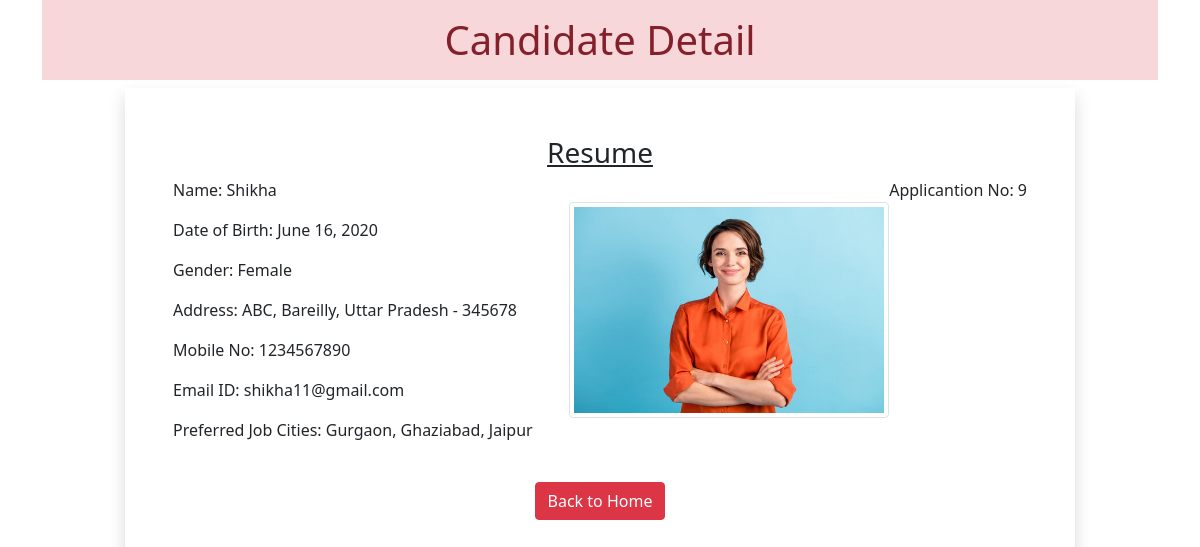
Screenshot of /9 with the database file from the repository.
### myapp/models.py (models this page shows)
class resume(models.Model):
 name = models.CharField(max_length=100)
 dob = models.DateField(auto_now=False, auto_now_add=False)
 gender = models.CharField(max_length=100)
 locality = models.CharField(max_length=100)
 city = models.CharField(max_length=100)
 pin = models.PositiveIntegerField()
 state = models.CharField(choices=state_choices, max_length=50)
 mobile = models.PositiveIntegerField(max_length=10)
 email = models.EmailField()
 job_city = models.CharField(max_length=50)
 profile_image = models.ImageField(upload_to='profileimg', blank=True)
 my_file = models.FileField(upload_to='doc', blank=True)

### myapp/views.py (the view)
# urls.py: path('<int:pk>', views.CandidateView.as_view(), name='candidate'),
class CandidateView(View):
 def get(self, request, pk):
  candidate = resume.objects.get(pk=pk)
  return render(request, 'candidate.html', {'candidate':candidate})

### myapp/templatetags/filter.py (called while the page is built)
@register.filter(name='remove_special')
def remove_chars(value, arg):
 for character in arg:
  value = value.replace(character, "")
 return value

### myapp/templates/candidate.html (shortened to what this page needs)
<!DOCTYPE html>
{% load filter %}
<html lang="en">
<head>
  <link href="https://cdn.jsdelivr.net/npm/bootstrap@5.0.0-beta2/dist/css/bootstrap.min.css" rel="stylesheet">
</head>
<body>
  <div class="container">
   <h1 class="alert-danger text-center p-3">Candidate Detail</h1>
   <div class="row">
    <div class="col-sm-10 shadow p-5 offset-sm-1">
     <h3 class="text-center"><u>Resume</u></h3>
     <p class="float-end">Applicantion No: {{candidate.id}}</p>
     <img src="{{candidate.profile_image.url}}" alt="" class="img-fluid img-thumbnail float-end mt-4 " width="320" height="320">
     <p>Name: {{candidate.name}}</p>
     <p>Date of Birth: {{candidate.dob}}</p>
     <p>Gender: {{candidate.gender}}</p>
     <p>Address: {{candidate.locality}}, {{candidate.city}}, {{candidate.state}} - {{candidate.pin}}</p>
     <p>Mobile No: {{candidate.mobile}}</p>
     <p>Email ID: {{candidate.email}}</p>
     <p>Preferred Job Cities: {{candidate.job_city|remove_special:"[]'"}}</p>
    <div class="text-center">
     <a href="/" class="btn btn-danger mt-4">Back to Home</a>
    </div>
    </div>
   </div>
</body>
</html>

### rows the page displays
resume: id "9", profile_image (picture), name "Shikha", dob "June 16, 2020", gender "Female", locality "ABC", city "Bareilly", state "Uttar Pradesh", pin "345678", mobile "1234567890", email "shikha11@gmail.com", job_city|remove_special "Gurgaon, Ghaziabad, Jaipur"
